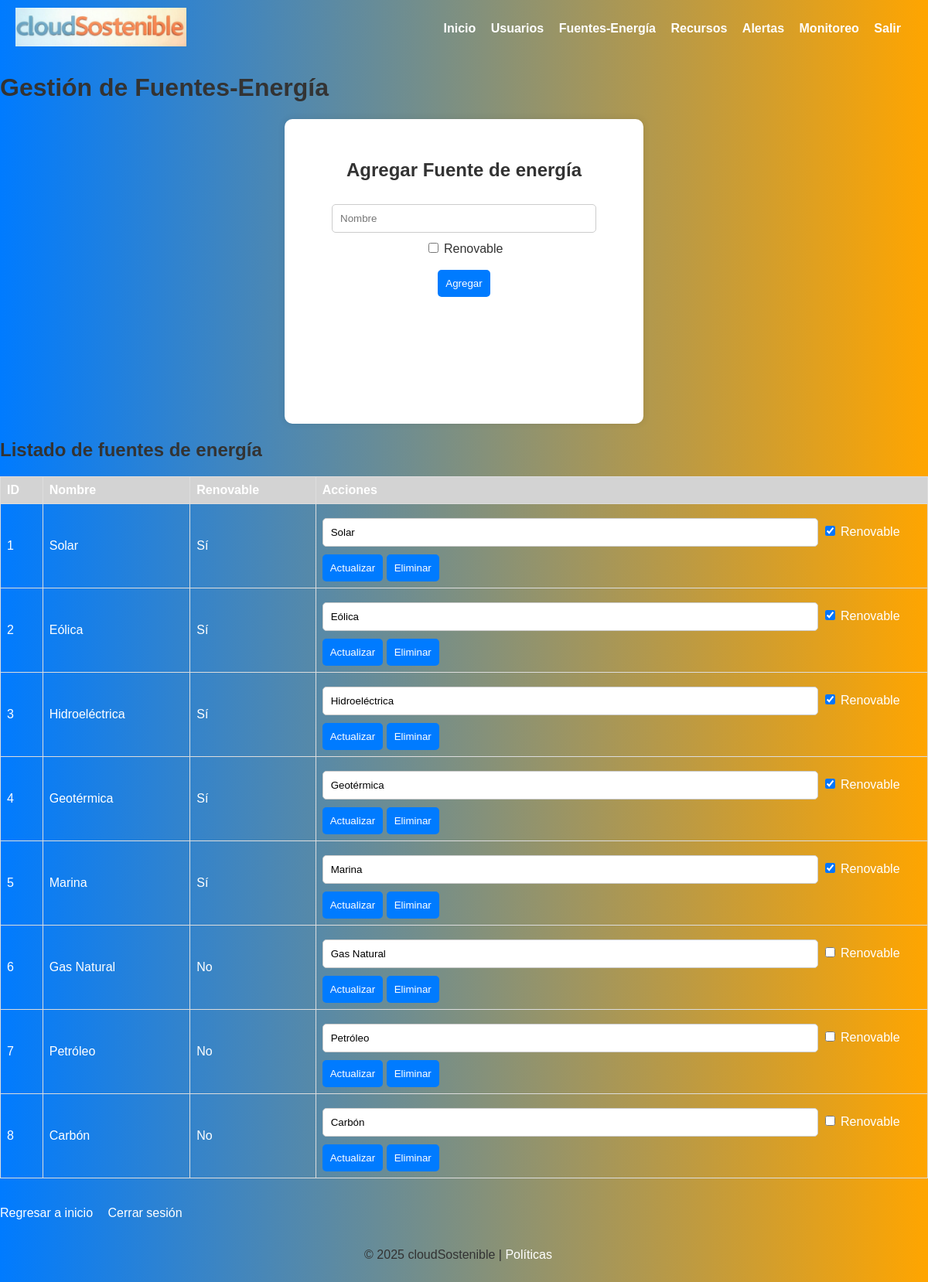
Screenshot of /cloudSostenible/fuentes.php (signed in) with the database file from the repository.
### tables this page shows
CREATE TABLE `fuente` (
  `id_energia` int NOT NULL,
  `nombre` varchar(100) NOT NULL,
  `renovable` tinyint(1) NOT NULL
);

### cloudSostenible/fuentes.php (the view, shortened to what this page needs)
<?php
require_once 'db_connect.php';
function getFuentes($pdo) {
    $stmt = $pdo->query("SELECT * FROM fuente");
    return $stmt->fetchAll(PDO::FETCH_ASSOC);
}
$is_admin = $_SESSION['rol'] === 'admin';
$fuentes = getFuentes($pdo);
?>
<!DOCTYPE html>
<html>
<head>
    <link rel="stylesheet" href="css/styles.css">
</head>
<body>
    <header>
        <div class="logo">
            <a href="index.php"><img src="assets/cloudSostenible.png" alt="Logo cloudSostenible"></a>
        </div>
        <nav>
            <a href="index.php">Inicio</a>
            <a href="usuarios.php">Usuarios</a>
            <a href="fuentes.php">Fuentes-Energía</a>
            <a href="recursos.php">Recursos</a>
            <a href="alertas.php">Alertas</a>
            <a href="http://192.168.23.132:3000/d/eef0c6h1h296od/sostenible?orgId=1&from=now-6h&to=now&timezone=browser" target="_blank">Monitoreo</a>
            <a href="logout.php">Salir</a>
        </nav>
    </header>
    <h1>Gestión de Fuentes-Energía</h1>
    <div class="form-container">
        <form method="POST">
            <h2>Agregar Fuente de energía</h2>
            <input type="text" name="nombre" placeholder="Nombre" required>
            <div>
                <label><input type="checkbox" name="renovable"> Renovable</label>
            </div><br/>
            <button type="submit" name="add">Agregar</button>
        </form>
    </div>
    <h2>Listado de fuentes de energía</h2>
    <table>
        <tr>
            <th>ID</th>
            <th>Nombre</th>
            <th>Renovable</th>
            <th>Acciones</th>
        </tr>
        <?php foreach ($fuentes as $fuente): ?>
        <tr>
            <td><?php echo htmlspecialchars($fuente['id_energia']); ?></td>
            <td><?php echo htmlspecialchars($fuente['nombre']); ?></td>
            <td><?php echo $fuente['renovable'] ? 'Sí' : 'No'; ?></td>
            <td>
                <form method="POST" style="display:inline;">
                    <input type="text" name="nombre" value="<?php echo htmlspecialchars($fuente['nombre']); ?>" required>
                    <label><input type="checkbox" name="renovable" <?php echo $fuente['renovable'] ? 'checked' : ''; ?>> Renovable</label>
                    <button type="submit" name="edit">Actualizar</button>
                </form>
                <?php if ($is_admin): ?>
                    <form method="POST" style="display:inline;">
                        <button type="submit" name="delete" onclick="return confirm('¿Seguro que desea eliminar?')">Eliminar</button>
                    </form>
                <?php endif; ?>
            </td>
        </tr>
        <?php endforeach; ?>
    </table><br/>
    <br/>
    <a href="index.php">Regresar a inicio</a>
    <a href="logout.php">Cerrar sesión</a>
    <footer>
        <p>&copy; 2025 cloudSostenible | <a href="politicas.html">Políticas</a></p>
    </footer>
</body>
</html>

### cloudSostenible/css/styles.css (style rules this page uses)
body { font-family: Arial, sans-serif; margin: 0; padding: 0; background: linear-gradient(to right, #007BFF, #FFA500); color: #333; }
header { background: linear-gradient(to right, #007BFF, #FFA500); color: white; padding: 10px 20px; display: flex; justify-content: space-between; align-items: center; }
header a { text-shadow:rgba(0, 0, 0, 0.1); font-weight: 700; }
header .logo img { height: 50px; color: white; }
h1, h2 { color:#333; }
.form-container { background: white; border-radius: 10px; box-shadow: 0 0 10px rgba(0, 0, 0, 0.1); text-align: center; width: 400px; min-height: 330px; padding: 2rem; margin: auto; }
input[type="text"], input[type="email"], input[type="password"], select { padding: 10px; margin: 10px 0; width: 80%; border: 1px solid #ccc; border-radius: 5px; }
button { padding: 5px 15px; background-color: #007BFF; color: white; padding: 10px; border: none; border-radius: 5px; cursor: pointer; }
table { border-collapse: collapse; width: 100%; margin-top: 20px; color: white; }
th, td { border: 1px solid #ddd; padding: 8px; text-align: left; }
th { background-color: lightgrey; }
a { color: white; text-decoration: none; margin-right: 15px; }
footer { font-family: Arial, sans-serif; margin: 0; padding: 20px; text-align: center; color: #333; }

### rows the page displays
fuente: id_energia "1", nombre "Solar", shows "Sí", renovable "☑"
fuente: id_energia "2", nombre "Eólica", shows "Sí", renovable "☑"
fuente: id_energia "3", nombre "Hidroeléctrica", shows "Sí", renovable "☑"
fuente: id_energia "4", nombre "Geotérmica", shows "Sí", renovable "☑"
fuente: id_energia "5", nombre "Marina", shows "Sí", renovable "☑"
fuente: id_energia "6", nombre "Gas Natural", shows "No"
fuente: id_energia "7", nombre "Petróleo", shows "No"
fuente: id_energia "8", nombre "Carbón", shows "No"
